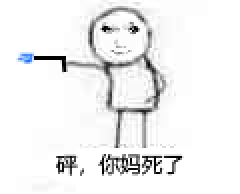
#> input picture test/img.png, 120 x 97 px (shown 2 times larger); its folder holds only this picture in this run
$ python sticker_conv.py test out.png
#> lines starting #> are read from the running program, lines starting #| are printed output that depends on the picture
"""Example usage:

python sticker_conv.py input_path output_path
"""

import os
import sys
from PIL import Image


WEBP = 'webp'
WEBM = 'webm'

format_map = {"png": WEBP, "jpg": WEBP, "gif": WEBM}


def get_format(filename):
    if '.' in filename:
        return filename.split('.')[-1]


def scale_to_box(w, h, box=(512, 512)):
    if w >= h:
        return box[0], box[0]*h//w
    else:
        return box[1]*w//h, box[1]


def convert_single(fmt, input_file, output_file):
#> called with fmt = 'webp', input_file = 'test/img.png', output_file = 'out.png/img.png.webp'
    img = Image.open(input_file)
#> img is the input picture: PIL image 120x97 RGB; mean R, G, B 239.9, 240.1, 240.4
    w, h = scale_to_box(*img.size)
#> w = 512; h = 413
    if fmt == WEBM:
        cmd = f'ffmpeg -y -i {input_file} -t 00:00:03 -c vp9 -b:v 0 -crf 40 -vf scale={w}:{h} {output_file}'
        os.system(cmd)
    else:
        img_resized = img.resize((w, h))
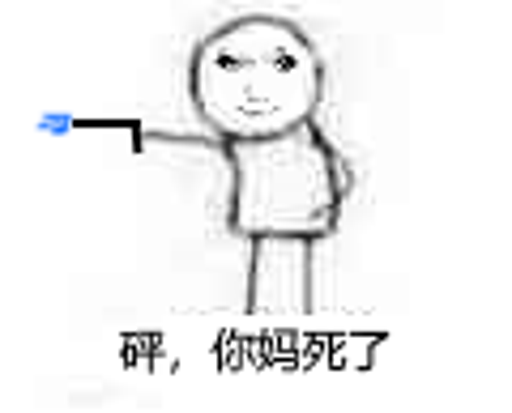
#> img_resized: PIL image 512x413 RGB; mean R, G, B 239.8, 240, 240.2
        img_resized.save(output_file)


def process(input_path, output_path):
    os.makedirs(output_path, exist_ok=True)
    for i, f in enumerate(os.listdir(input_path)):
        new_fmt = format_map.get(get_format(f))
        if not new_fmt:
            continue
        input_file = os.path.join(input_path, f)
        output_file = os.path.join(output_path, f.lstrip('-') + '.' + new_fmt)
        convert_single(new_fmt, input_file, output_file)


def main():
    input_path = sys.argv[1]
    output_path = sys.argv[2]
    process(input_path, output_path)

if __name__ == '__main__':
    main()
